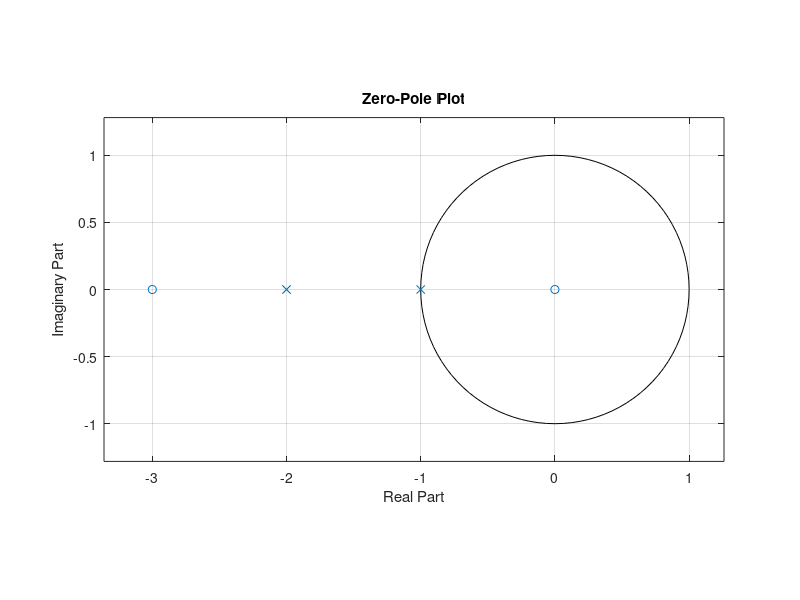

This figure's MATLAB source:
b=[1,3];
a=[1,3,2];
zplane(b,a);

% 清空所有变量，关闭所有图形窗口，清空命令行窗口
clear all; close all; clc;

% 定义滤波器系数
b = [1, 3]; % 分子系数
a = [1, 3, 2]; % 分母系数

% 绘制零极点图
zplane(b, a); % 绘制零极点图
title('Zero-Pole Plot'); % 设置图形标题
xlabel('Real Part'); % 设置 x 轴标签
ylabel('Imaginary Part'); % 设置 y 轴标签
grid on; % 显示网格线
